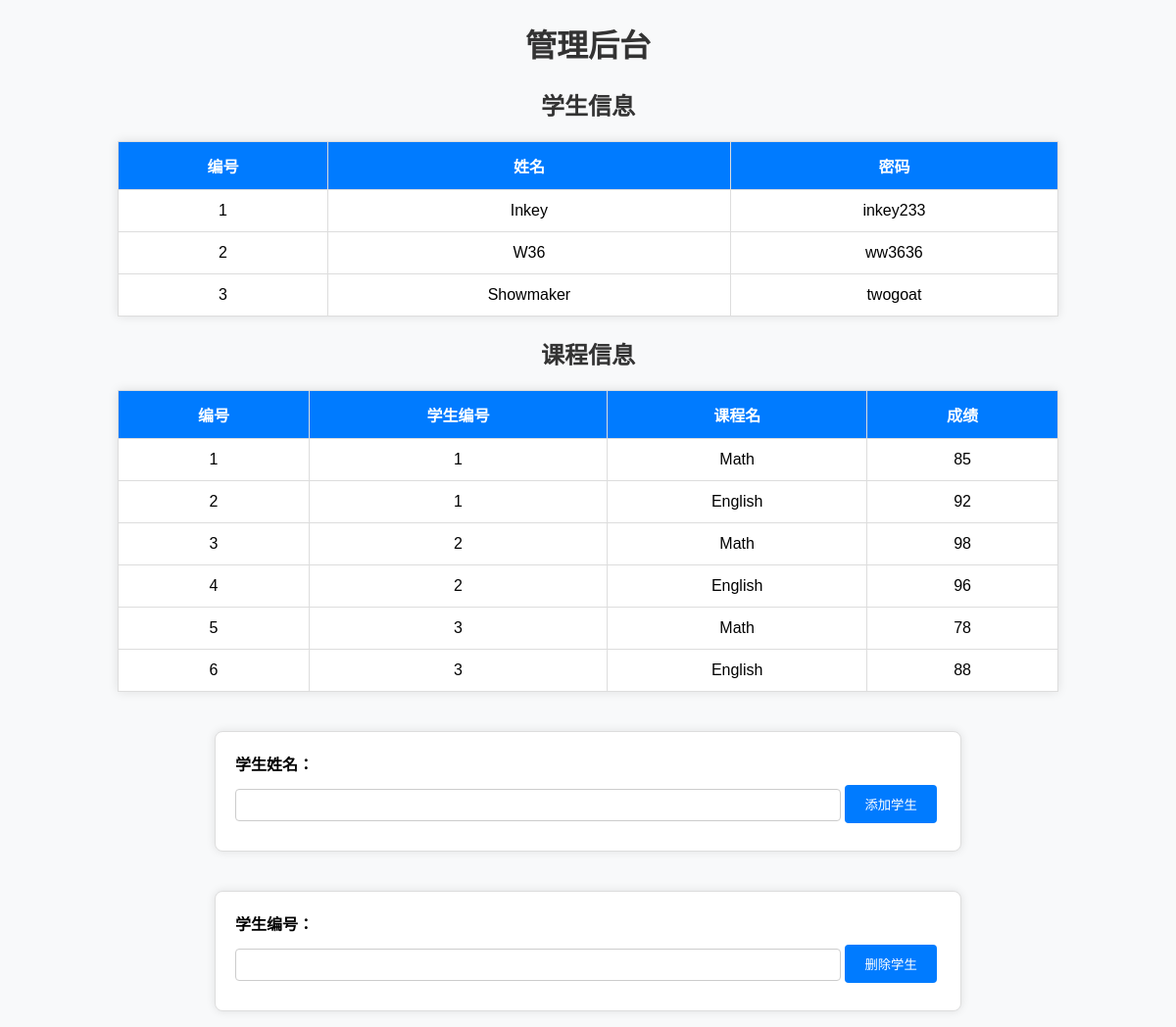
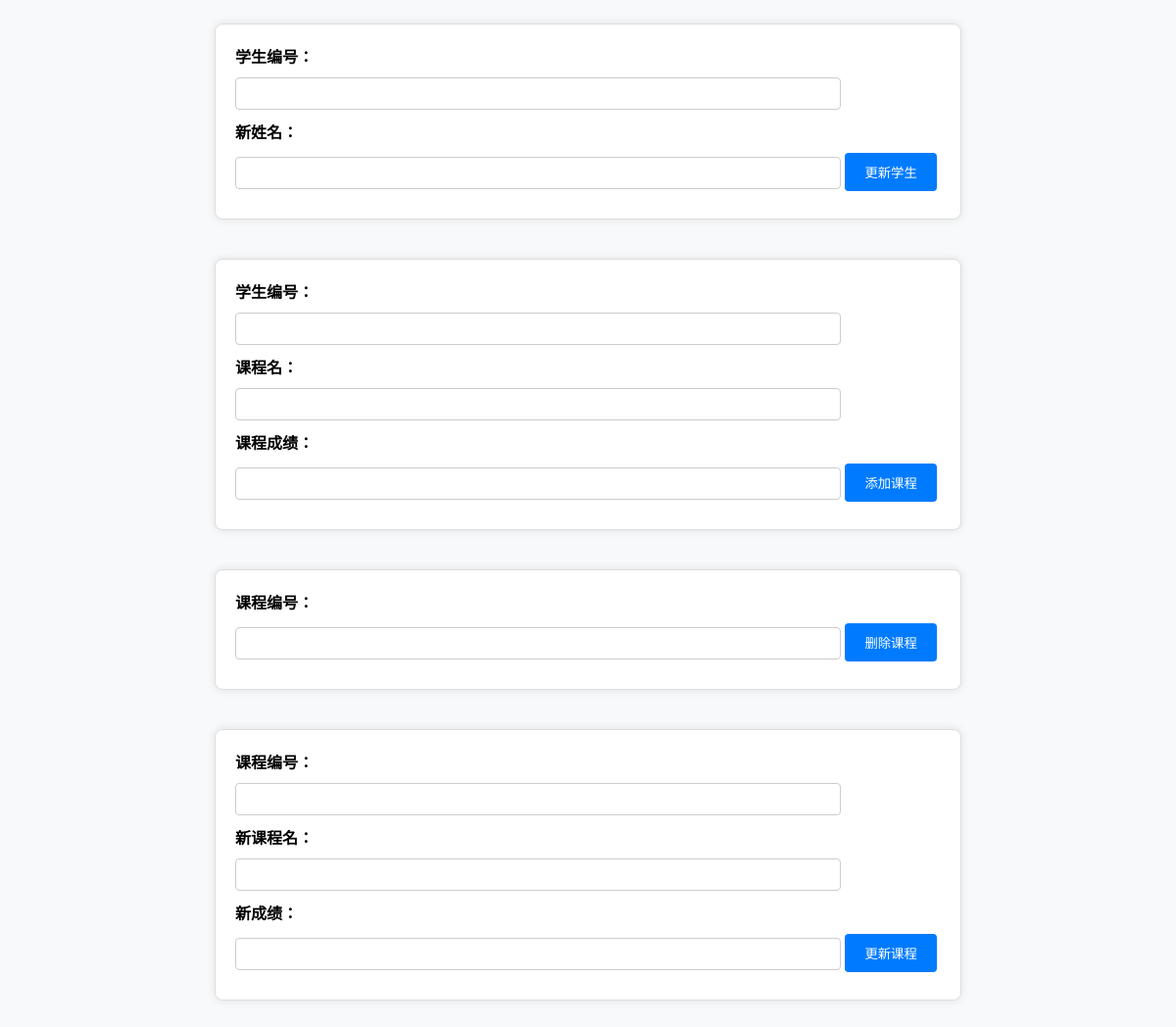
The app's page /admin (signed in) with its own data (2 pictures, top to bottom).
### tables this page shows
CREATE TABLE students (
        id INTEGER PRIMARY KEY AUTOINCREMENT,
        student_name TEXT NOT NULL UNIQUE,
        student_password TEXT NOT NULL
    );

CREATE TABLE courses (
        id INTEGER PRIMARY KEY AUTOINCREMENT,
        stu_id INTEGER NOT NULL,
        course_name TEXT NOT NULL,
        course_score INTEGER NOT NULL,
        FOREIGN KEY (stu_id) REFERENCES students(id)
    );

### app.py (the view, shortened to what this page needs)
@app.route('/admin', methods=['GET', 'POST'])
def teacher():
    if 'admin_logged_in' not in session or not session['admin_logged_in']:
        return redirect('/login')
    conn = sqlite3.connect('example.db')
    cursor = conn.cursor()
    cursor.execute("SELECT * FROM students")
    students = cursor.fetchall()
    cursor.execute("SELECT * FROM courses")
    courses = cursor.fetchall()
    conn.close()
    return render_template('admin.html', students=students, courses=courses)

### templates/admin.html (shortened to what this page needs)
<!DOCTYPE html>
<html>
<head>
</head>
<body>
    <h1>管理后台</h1>
    <h2>学生信息</h2>
    <table>
        <tr>
            <th>编号</th>
            <th>姓名</th>
            <th>密码</th>
        </tr>
        {% for student in students %}
        <tr>
            <td>{{ student[0] }}</td>
            <td>{{ student[1] }}</td>
            <td>{{ student[2] }}</td>
        </tr>
        {% endfor %}
    </table>
    <h2>课程信息</h2>
    <table>
        <tr>
            <th>编号</th>
            <th>学生编号</th>
            <th>课程名</th>
            <th>成绩</th>
        </tr>
        {% for course in courses %}
        <tr>
            <td>{{ course[0] }}</td>
            <td>{{ course[1] }}</td>
            <td>{{ course[2] }}</td>
            <td>{{ course[3] }}</td>
        </tr>
        {% endfor %}
    </table>
    <div class="section">
        <form method="post">
            <label for="student_name">学生姓名：</label>
            <input type="text" id="student_name" name="student_name" required>
            <button type="submit">添加学生</button>
        </form>
    </div>
    <div class="section">
        <form method="post">
            <label for="student_id">学生编号：</label>
            <input type="number" id="student_id" name="student_id" required>
            <button type="submit">删除学生</button>
        </form>
    </div>
    <div class="section">
        <form method="post">
            <label for="student_id_update">学生编号：</label>
            <input type="number" id="student_id_update" name="student_id" required>
            <label for="new_name">新姓名：</label>
            <input type="text" id="new_name" name="new_name" required>
            <button type="submit">更新学生</button>
        </form>
    </div>
    <div class="section">
        <form method="post">
            <label for="stu_id">学生编号：</label>
            <input type="number" id="stu_id" name="stu_id" required>
            <label for="course_name">课程名：</label>
            <input type="text" id="course_name" name="course_name" required>
            <label for="course_score">课程成绩：</label>
            <input type="number" id="course_score" name="course_score" required>
            <button type="submit">添加课程</button>
        </form>
    </div>
    <div class="section">
        <form method="post">
            <label for="course_id">课程编号：</label>
            <input type="number" id="course_id" name="course_id" required>
            <button type="submit">删除课程</button>
        </form>
    </div>
    <div class="section">
        <form method="post">
            <label for="course_id_update">课程编号：</label>
            <input type="number" id="course_id_update" name="course_id" required>
            <label for="new_course_name">新课程名：</label>
            <input type="text" id="new_course_name" name="new_name" required>
            <label for="new_score">新成绩：</label>
            <input type="number" id="new_score" name="new_score" required>
            <button type="submit">更新课程</button>
        </form>
    </div>
</body>
</html>

### templates/admin.html (style rules this page uses)
body { font-family: Arial, sans-serif; margin: 0; padding: 0; background-color: #f8f9fa; }
h1, h2 { text-align: center; color: #333; }
table { width: 80%; margin: 20px auto; border-collapse: collapse; box-shadow: 0 0 10px rgba(0, 0, 0, 0.1); background: #fff; }
th, td { padding: 12px; border: 1px solid #ddd; text-align: center; }
th { background-color: #007bff; color: white; }
form { width: 60%; margin: 20px auto; padding: 20px; border: 1px solid #ddd; background: #fff; box-shadow: 0 0 10px rgba(0, 0, 0, 0.1); border-radius: 8px; }
label { display: inline-block; width: 100px; margin-bottom: 10px; font-weight: bold; }
input[type="text"], input[type="number"] { width: calc(100% - 120px); padding: 8px; margin-bottom: 10px; border: 1px solid #ccc; border-radius: 4px; }
button { background-color: #007bff; color: white; border: none; padding: 10px 20px; cursor: pointer; border-radius: 4px; }
.section { margin: 40px 0; }

### records on screen
students: id "1", student_name "Inkey", student_password "inkey233"
students: id "2", student_name "W36", student_password "ww3636"
students: id "3", student_name "Showmaker", student_password "twogoat"
courses: id "1", stu "1", course_name "Math", course_score "85"
courses: id "2", stu "1", course_name "English", course_score "92"
courses: id "3", stu "2", course_name "Math", course_score "98"
courses: id "4", stu "2", course_name "English", course_score "96"
courses: id "5", stu "3", course_name "Math", course_score "78"
courses: id "6", stu "3", course_name "English", course_score "88"
